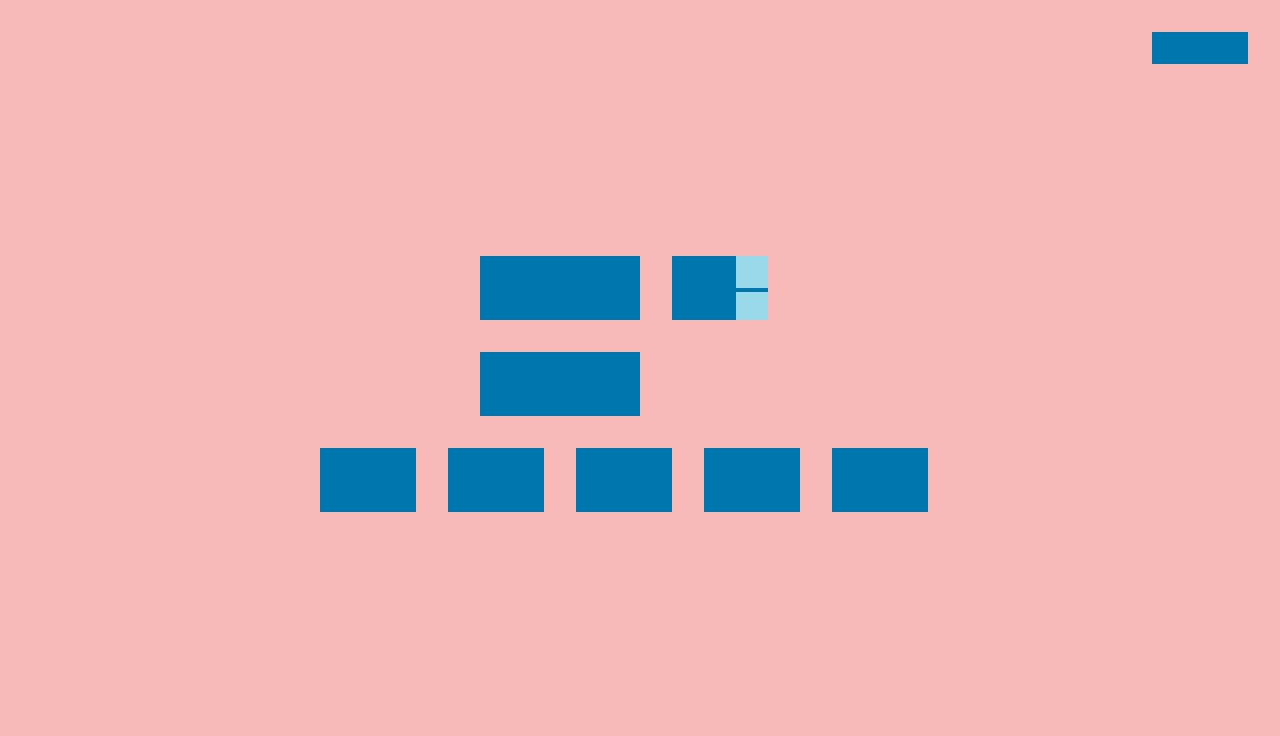

A level layout from a 2D game, rendered from its tile map. Below: a short description, then the map file with tile-grid data replaced by summaries:
An orthogonal 40x23 tile map with 32x32 px tiles, 2 tile layers (Background, levels), 1 hidden layer not drawn, 2 tilesets and 16 objects (5x button_medium, 4x button_large, mouse, button, score, ...).

<map version="1.0" tiledversion="1.1.2" orientation="orthogonal" renderorder="right-down" width="40" height="23" tilewidth="32" tileheight="32" infinite="0" nextobjectid="141">
 <tileset firstgid="1" source="Color Palette 2.tsx" />
 <tileset firstgid="1223" source="Piano Keys.tsx" />
 <layer name="Background" width="40" height="23">
  <data>[920 cells, 920 non-empty, 1 distinct tile ids]</data>
 </layer>
 <layer name="test" width="40" height="23" visible="0">
  <data>[920 cells, 12 non-empty, 11 distinct tile ids]</data>
 </layer>
 <layer name="levels" width="40" height="23">
  <data>[920 cells, 59 non-empty, 3 distinct tile ids]</data>
 </layer>
 <objectgroup name="Buttons">
  <object id="51" name="mouse" x="244" y="-150" width="32" height="32" />
  <object id="111" name="button" x="1626" y="388" width="112" height="96" />
  <object id="114" name="score" x="1460" y="62" width="160" height="96" />
  <object id="118" name="back" x="1152" y="32" width="96" height="32" />
  <object id="119" name="generic level" x="635" y="-172" width="96" height="64">
   <properties>
    <property name="level" value="" />
    <property name="note_1" value="" />
    <property name="note_2" value="" />
    <property name="score" value="" />
    <property name="stage" value="" />
   </properties>
  </object>
  <object id="122" name="choose_levels" type="button_large" x="480" y="256" width="160" height="64">
   <properties>
    <property name="butname" value="Levels: " />
   </properties>
  </object>
  <object id="126" name="level_number" x="672" y="256" width="64" height="64" />
  <object id="128" name="add" type="button_large" x="736" y="256" width="32" height="32">
   <properties>
    <property name="butname" value="+" />
   </properties>
  </object>
  <object id="130" name="subtract" type="button_large" x="736" y="288" width="32" height="32">
   <properties>
    <property name="butname" value="-" />
   </properties>
  </object>
  <object id="131" x="638.667" y="776" />
  <object id="133" name="confirm2" type="button_large" x="480" y="352" width="160" height="64">
   <properties>
    <property name="butname" value="Confirm" />
   </properties>
  </object>
  <object id="134" name="very_easy" type="button_medium" x="320" y="448" width="96" height="64">
   <properties>
    <property name="butname" value="Very Easy" />
    <property name="diff" value="1" />
   </properties>
  </object>
  <object id="136" name="easy" type="button_medium" x="448" y="448" width="96" height="64">
   <properties>
    <property name="butname" value="Easy" />
    <property name="diff" value="3" />
   </properties>
  </object>
  <object id="137" name="normal" type="button_medium" x="576" y="448" width="96" height="64">
   <properties>
    <property name="butname" value="Normal" />
    <property name="diff" value="5" />
   </properties>
  </object>
  <object id="138" name="hard" type="button_medium" x="704" y="448" width="96" height="64">
   <properties>
    <property name="butname" value="Hard" />
    <property name="diff" value="8" />
   </properties>
  </object>
  <object id="139" name="very_hard" type="button_medium" x="832" y="448" width="96" height="64">
   <properties>
    <property name="butname" value="Very Hard" />
    <property name="diff" value="11" />
   </properties>
  </object>
 </objectgroup>
</map>
